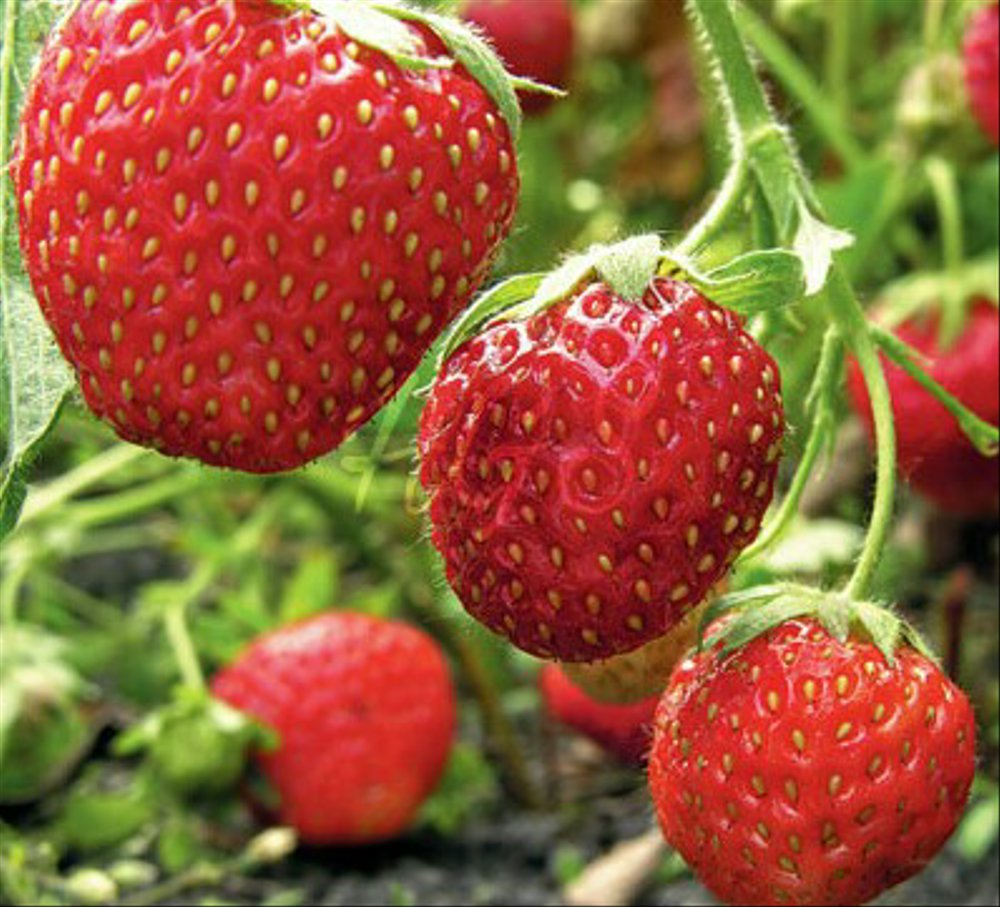
#> input picture Bibit_Tanaman_Buah_strawberry.jpg, 1000 x 907 px
$ python -i processing_real_time.py   (imports and definitions only)   (older library calls are emulated)
#> lines starting #> are read from the running program, lines starting #| are printed output that depends on the picture
#> further down, picture is the input picture: shape (907, 1000, 3); mean B, G, R 57.9, 95.3, 148.7
import cv2
import numpy as np

def horizontal_flip (frame):
    flipped_frame = cv2.flip(frame, 1)
    return flipped_frame

def vertical_flip (frame):
    flipped_frame = cv2.flip(frame, 0)
    return flipped_frame

# [4 lines left out: function grayscale_effect, not called in this run]

def negative_effect (frame):
    return 255 - frame

# [14 lines left out: functions blackWhite_effect, sketch_effect, not called in this run]

def blur_effect(frame):
    frame = cv2.GaussianBlur(frame, (21, 21), 0)
    return frame

def edge_effect(frame):
    # Konversi gambar ke dalam format grayscale
    gray_frame = cv2.cvtColor(frame, cv2.COLOR_BGR2GRAY)
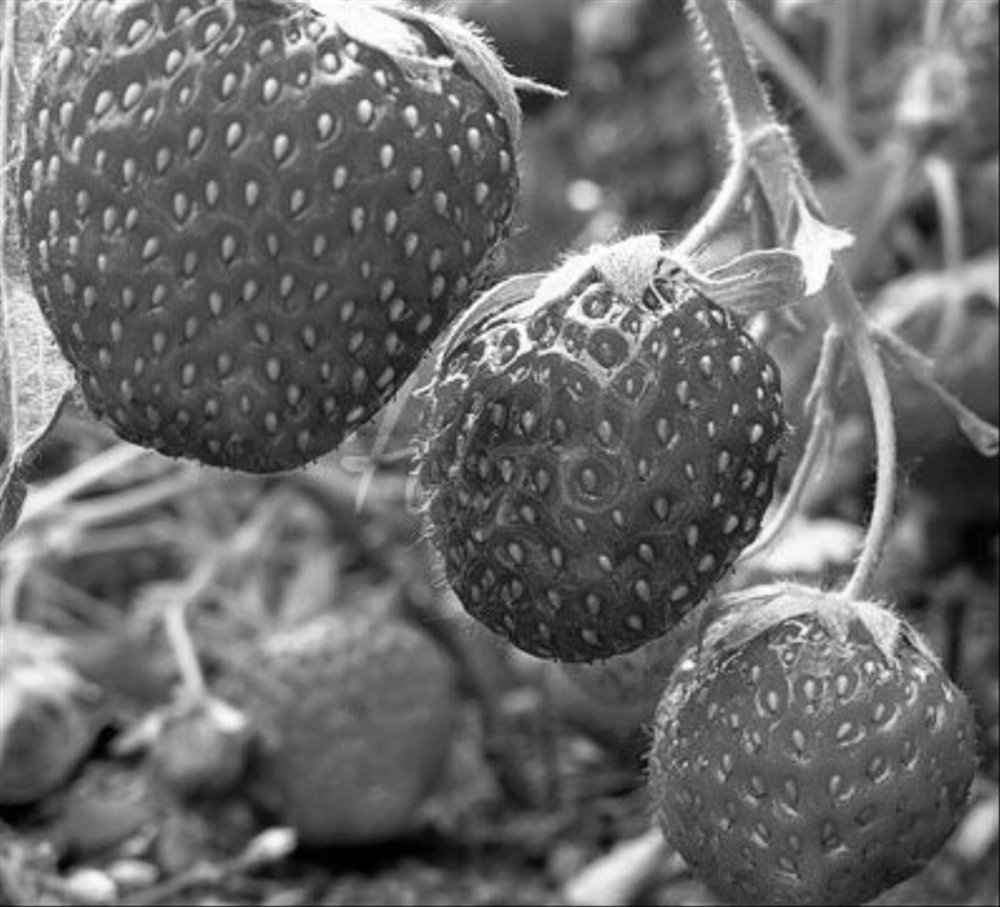
#> gray_frame: shape (907, 1000); min 0, max 255, mean 107
    # Terapkan operator Sobel pada gambar untuk mendeteksi tepi
    sobel_x = cv2.Sobel(gray_frame, cv2.CV_64F, 1, 0, ksize=5)
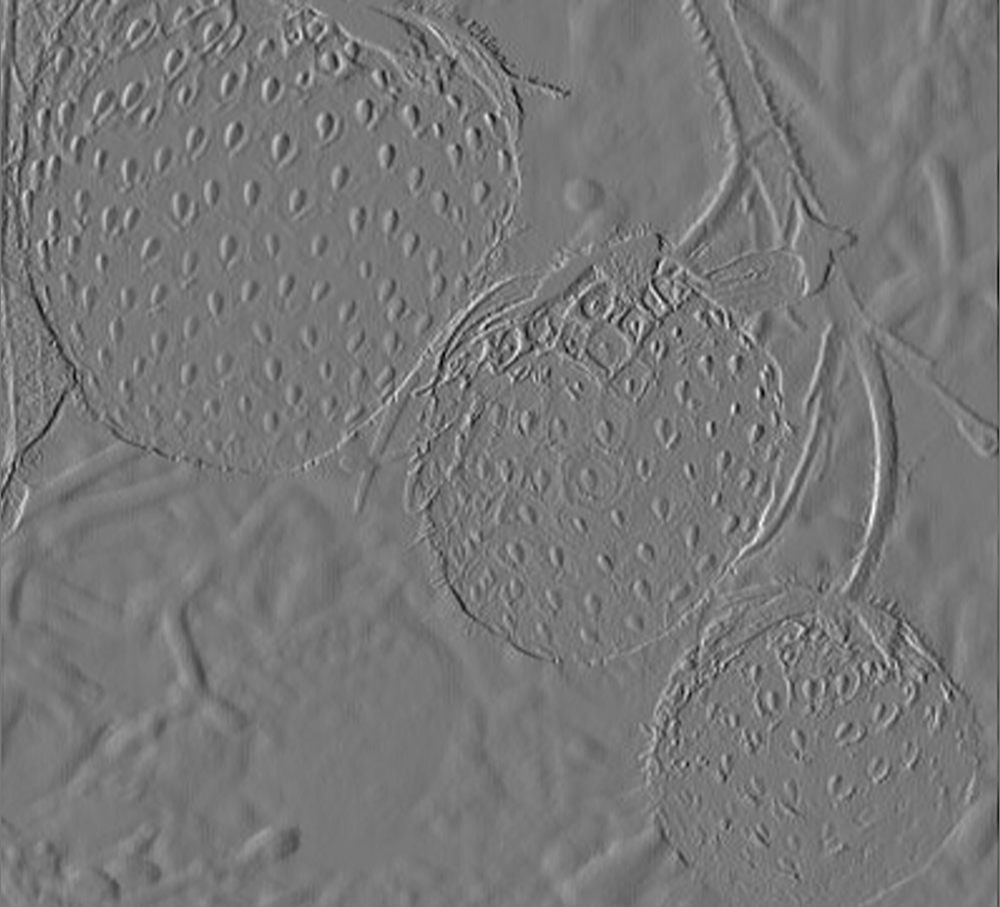
#> sobel_x: shape (907, 1000) float64; min -5812, max 6505, mean -13.7; drawn with min black and max white
    sobel_y = cv2.Sobel(gray_frame, cv2.CV_64F, 0, 1, ksize=5)
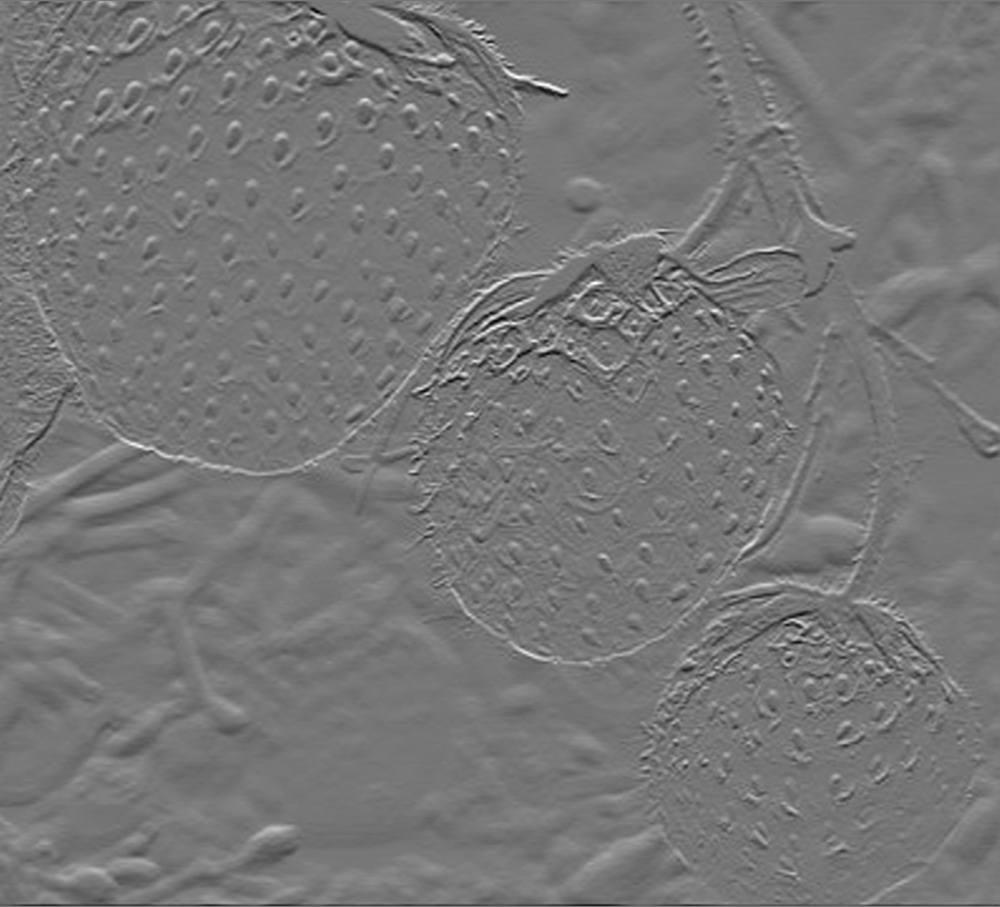
#> sobel_y: shape (907, 1000) float64; min -5832, max 6625, mean -12.7; drawn with min black and max white
    # Gabungkan hasil dari operator Sobel
    edge_frame = cv2.sqrt(cv2.addWeighted(cv2.pow(sobel_x, 2.0), 1.0, cv2.pow(sobel_y, 2.0), 1.0, 0.0))
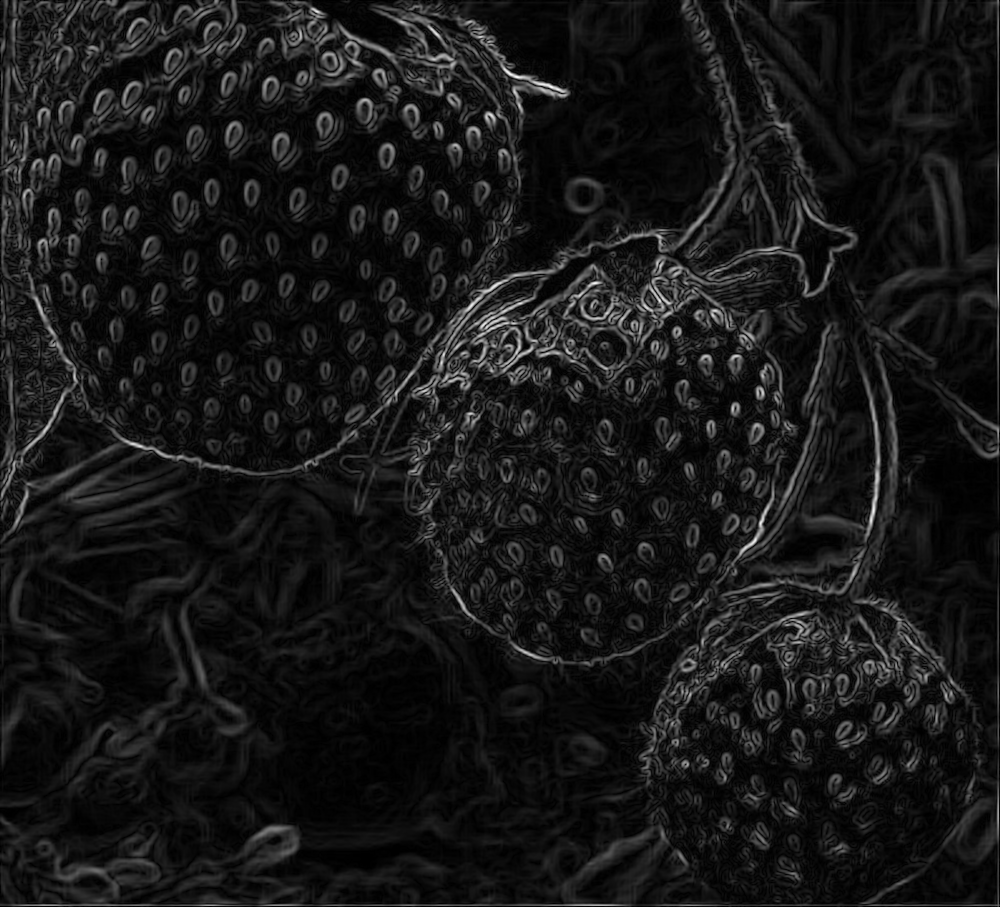
#> edge_frame: shape (907, 1000) float64; min 0, max 7025.2, mean 655.2; drawn with min black and max white
    # Konversi gambar kembali ke dalam skala 8-bit
    edge_frame = cv2.normalize(edge_frame, None, 0, 255, cv2.NORM_MINMAX, cv2.CV_8U)
    frame = cv2.cvtColor(edge_frame, cv2.COLOR_GRAY2RGB)
    return frame

# [33 lines left out: functions emboss_effect, sepia_effect, heatmap_effect, rotate_image, not called in this run]

>>> import cv2
>>> picture = cv2.imread('../Bibit_Tanaman_Buah_strawberry.jpg')
>>> result = edge_effect(picture)
